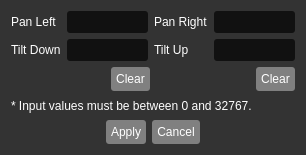
<?xml version="1.0" encoding="UTF-8"?>
<ui version="4.0">
 <class>PanTiltLimitDlg</class>
 <widget class="QDialog" name="PanTiltLimitDlg">
  <property name="geometry">
   <rect>
    <x>0</x>
    <y>0</y>
    <width>306</width>
    <height>155</height>
   </rect>
  </property>
  <property name="windowTitle">
   <string>Pan/Tilt Limit Setting</string>
  </property>
  <property name="styleSheet">
   <string notr="true">QToolTip{
	color : black;
}
QDialog{
	background : #333333;
}
QGroupBox{
	color : white;
	margin-top : 2ex;
	border-radius : 5px;
	padding : 8px;
	padding-top : 13px;
	 border-style: outset;
 	 border-width: 2px;
	 border-color: #1f1f1f;
}
QMenuBar#menuBar{

	background : grey;
	color : white;
	 border-bottom-style: outset;
 	 border-bottom-width: 1px;
	 border-bottom-color: #222222;
}
QMenu{
	background : grey;
	color : #1f1f1f;
}
QMenu::item:selected{
	background : #c9c9c9;
}
QStatusBar#statusBar{
	background : grey;
	color : white;
	border-top-style: outset;
 	border-top-width: 1px;
	border-top-color: #222222;
}
QPushButton{
	color : white;
	background : grey;
	padding : 5px;
	border-radius : 3px;
}
QPushButton:pressed{
	background : #474747;
}
QPushButton:hover{
	background : #c9c9c9;
}
QPushButton:disabled{
	color : #474747;
}
QLineEdit{
	color : white;
	background : #111111;
	padding : 3px;
	border-radius : 3px;
	border-color : white;
	border-width : 1px;
}
QComboBox{
	color : white;
	background : #111111;
	padding : 3px;
	min-width : 40px;
	border-radius : 3px;

}
QComboBox::drop-down{
	
}
QComboBox QAbstractItemView{
	background-color : black;
	color : white;
}
QSlider::handle{
	background : grey;
}
QSlider::handle:hover{
	background : #c9c9c9;
}
QSlider::handle:pressed{
	background : #474747;
}
QLabel{
	color : white;
}</string>
  </property>
  <layout class="QVBoxLayout" name="verticalLayout">
   <item>
    <layout class="QHBoxLayout" name="horizontalLayout">
     <item>
      <layout class="QFormLayout" name="formLayout">
       <item row="0" column="0">
        <widget class="QLabel" name="label">
         <property name="text">
          <string>Pan Left</string>
         </property>
        </widget>
       </item>
       <item row="0" column="1">
        <widget class="QLineEdit" name="panLeftEdit"/>
       </item>
       <item row="1" column="0">
        <widget class="QLabel" name="label_2">
         <property name="text">
          <string>Tilt Down</string>
         </property>
        </widget>
       </item>
       <item row="1" column="1">
        <widget class="QLineEdit" name="tiltDownEdit"/>
       </item>
      </layout>
     </item>
     <item>
      <layout class="QFormLayout" name="formLayout_2">
       <item row="0" column="0">
        <widget class="QLabel" name="label_3">
         <property name="text">
          <string>Pan Right</string>
         </property>
        </widget>
       </item>
       <item row="0" column="1">
        <widget class="QLineEdit" name="panRightEdit"/>
       </item>
       <item row="1" column="0">
        <widget class="QLabel" name="label_4">
         <property name="text">
          <string>Tilt Up</string>
         </property>
        </widget>
       </item>
       <item row="1" column="1">
        <widget class="QLineEdit" name="tiltUpEdit"/>
       </item>
      </layout>
     </item>
    </layout>
   </item>
   <item>
    <layout class="QHBoxLayout" name="horizontalLayout_3">
     <item>
      <layout class="QHBoxLayout" name="horizontalLayout_5">
       <item>
        <spacer name="horizontalSpacer">
         <property name="orientation">
          <enum>Qt::Horizontal</enum>
         </property>
         <property name="sizeHint" stdset="0">
          <size>
           <width>40</width>
           <height>20</height>
          </size>
         </property>
        </spacer>
       </item>
       <item>
        <widget class="QPushButton" name="clearDownLeftBtn">
         <property name="text">
          <string>Clear</string>
         </property>
        </widget>
       </item>
      </layout>
     </item>
     <item>
      <layout class="QHBoxLayout" name="horizontalLayout_4">
       <item>
        <spacer name="horizontalSpacer_4">
         <property name="orientation">
          <enum>Qt::Horizontal</enum>
         </property>
         <property name="sizeHint" stdset="0">
          <size>
           <width>40</width>
           <height>20</height>
          </size>
         </property>
        </spacer>
       </item>
       <item>
        <widget class="QPushButton" name="clearUpRightBtn">
         <property name="text">
          <string>Clear</string>
         </property>
        </widget>
       </item>
      </layout>
     </item>
    </layout>
   </item>
   <item>
    <widget class="QLabel" name="label_5">
     <property name="text">
      <string>* Input values must be between 0 and 32767.</string>
     </property>
    </widget>
   </item>
   <item>
    <layout class="QHBoxLayout" name="horizontalLayout_2">
     <item>
      <spacer name="horizontalSpacer_2">
       <property name="orientation">
        <enum>Qt::Horizontal</enum>
       </property>
       <property name="sizeHint" stdset="0">
        <size>
         <width>40</width>
         <height>20</height>
        </size>
       </property>
      </spacer>
     </item>
     <item>
      <widget class="QPushButton" name="applyBtn">
       <property name="text">
        <string>Apply</string>
       </property>
      </widget>
     </item>
     <item>
      <widget class="QPushButton" name="cancelBtn">
       <property name="text">
        <string>Cancel</string>
       </property>
      </widget>
     </item>
     <item>
      <spacer name="horizontalSpacer_3">
       <property name="orientation">
        <enum>Qt::Horizontal</enum>
       </property>
       <property name="sizeHint" stdset="0">
        <size>
         <width>40</width>
         <height>20</height>
        </size>
       </property>
      </spacer>
     </item>
    </layout>
   </item>
  </layout>
 </widget>
 <resources/>
 <connections/>
</ui>
